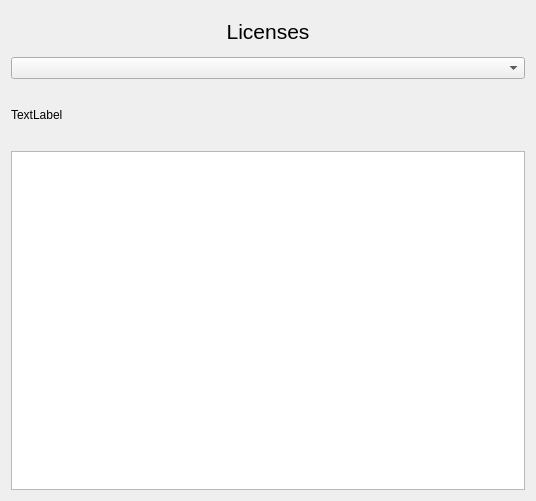
<?xml version="1.0" encoding="UTF-8"?>
<ui version="4.0">
 <class>AboutDialog</class>
 <widget class="QDialog" name="AboutDialog">
  <property name="geometry">
   <rect>
    <x>0</x>
    <y>0</y>
    <width>536</width>
    <height>501</height>
   </rect>
  </property>
  <property name="windowTitle">
   <string>About</string>
  </property>
  <layout class="QVBoxLayout" name="verticalLayout">
   <item>
    <widget class="QLabel" name="licenses">
     <property name="sizePolicy">
      <sizepolicy hsizetype="Preferred" vsizetype="Fixed">
       <horstretch>0</horstretch>
       <verstretch>0</verstretch>
      </sizepolicy>
     </property>
     <property name="minimumSize">
      <size>
       <width>0</width>
       <height>40</height>
      </size>
     </property>
     <property name="font">
      <font>
       <pointsize>16</pointsize>
      </font>
     </property>
     <property name="text">
      <string>Licenses</string>
     </property>
     <property name="alignment">
      <set>Qt::AlignCenter</set>
     </property>
    </widget>
   </item>
   <item>
    <widget class="QComboBox" name="selectBox"/>
   </item>
   <item>
    <widget class="QLabel" name="about">
     <property name="sizePolicy">
      <sizepolicy hsizetype="Preferred" vsizetype="Fixed">
       <horstretch>0</horstretch>
       <verstretch>0</verstretch>
      </sizepolicy>
     </property>
     <property name="minimumSize">
      <size>
       <width>0</width>
       <height>60</height>
      </size>
     </property>
     <property name="text">
      <string>TextLabel</string>
     </property>
    </widget>
   </item>
   <item>
    <widget class="QPlainTextEdit" name="licenseText">
     <property name="acceptDrops">
      <bool>false</bool>
     </property>
     <property name="readOnly">
      <bool>true</bool>
     </property>
    </widget>
   </item>
  </layout>
 </widget>
 <resources/>
 <connections/>
</ui>
